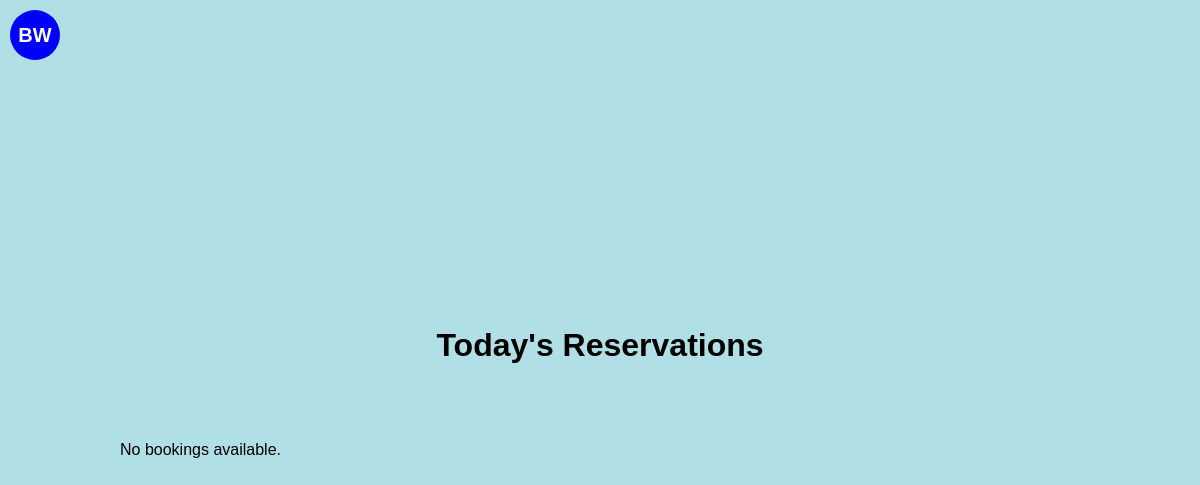
Before: / with the older database file.
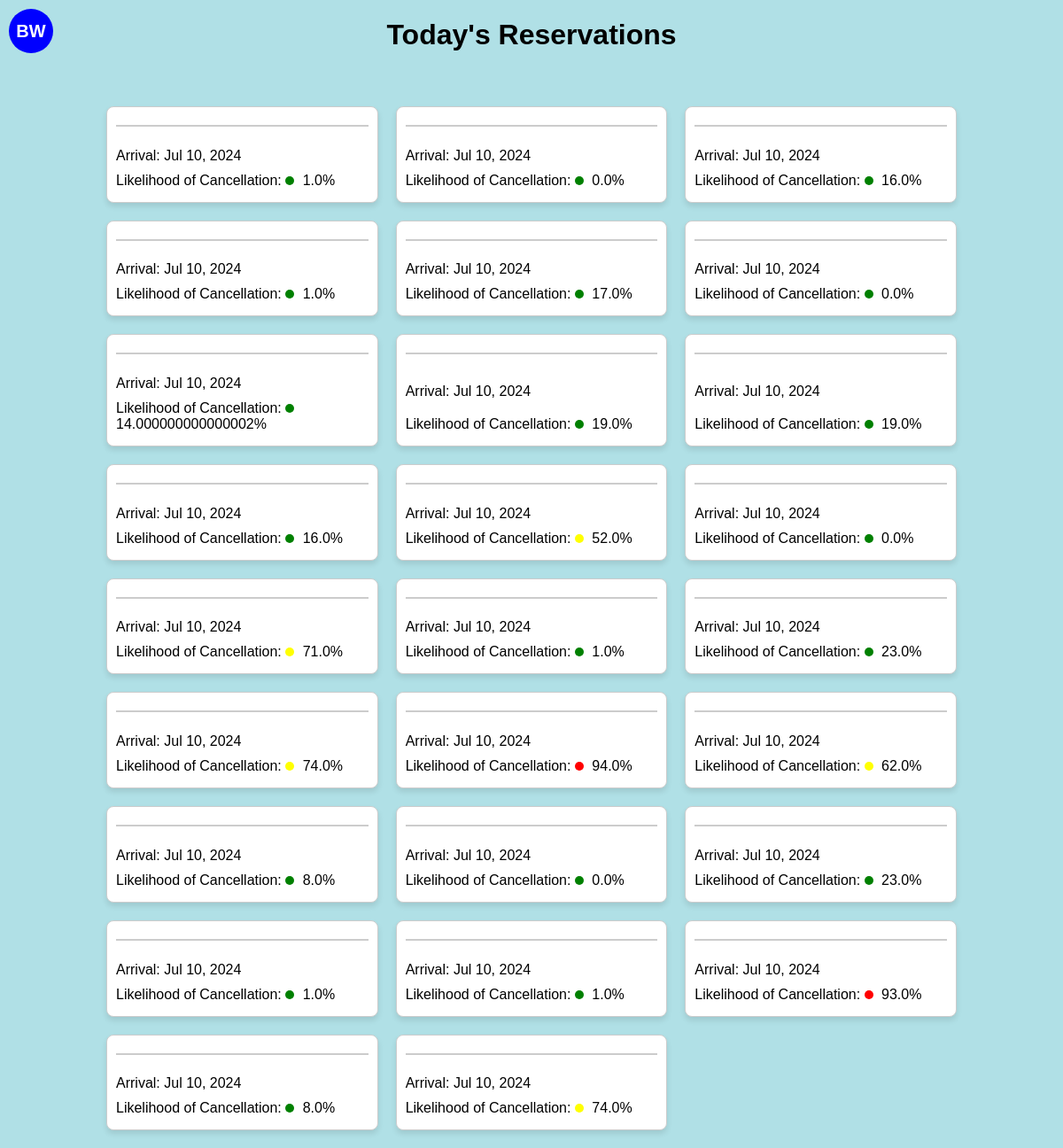
After: the same page with the newer database file.
### cancellationPredictor/models.py (models this page shows, shortened)
class Booking(models.Model):
    month_of_booking = models.IntegerField()
    day_of_booking = models.IntegerField()
    weekday_of_booking = models.IntegerField()
    month_of_arrival = models.IntegerField()
    day_of_arrival = models.IntegerField()
    weekday_of_arrival = models.IntegerField()
    num_of_nights = models.IntegerField()
    is_repeated_guest = models.BooleanField()
    previous_stays = models.IntegerField()
    previous_cancellations = models.IntegerField()
    booking_to_arrival_duration = models.IntegerField()
    rate = models.DecimalField(max_digits=10, decimal_places=2)  # Assuming 'Rate' needs to handle decimals
    override = models.DecimalField(max_digits=10, decimal_places=2)  # Assuming 'Override' is a monetary value
    probability = models.DecimalField(max_digits=10, decimal_places=6)  # Storing probabilities with precision
    prediction = models.BooleanField()  # Assuming prediction is a binary outcome (True/False)
    guest_name = models.TextField()  # Adjust max_length as needed
    date_booking_made = models.DateField()
    scheduled_arrival = models.DateField()

### cancellationPredictor/views.py (the view)
# urls.py: path('', BookingListView.as_view(), name='booking-list'),
class BookingListView(ListView):
    model = Booking
    template_name = 'cancellationPredictor/booking_list.html'
    context_object_name = 'bookings'
    def get_queryset(self):
        today = timezone.localdate()
        today_arrivals = Booking.objects.filter(scheduled_arrival=today)
        fake = Faker()  # Create a Faker generator instance
        for booking in today_arrivals:
            booking.guest_name = fake.name()
        return today_arrivals

### cancellationPredictor/templatetags/custom_filters.py (called while the page is built)
@register.filter(name='multiply')
def multiply(value, arg):
    try:
        return float(value) * float(arg)
    except (ValueError, TypeError):
        return ''  # You might choose to handle the error differently.

### templates/cancellationPredictor/booking_list.html (shortened to what this page needs)
{% load custom_filters %}
<!DOCTYPE html>
<html>
<head>
</head>
<body>
    <div id="logo">BW</div>
    <h1>Today's Reservations</h1>
    <div class="grid-container">
        {% for booking in bookings %}
        <div class="card">
            <h3>{{ booking.guest_name }}</h3>
            <p>Arrival: {{ booking.scheduled_arrival|date:"M d, Y" }}</p>
            <p>Likelihood of Cancellation:
                <span class="probability-circle" style="background-color:
                    {% if booking.probability|multiply:100 < 25 %}
                        green
                    {% elif booking.probability|multiply:100 < 50 %}
                        yellowgreen
                    {% elif booking.probability|multiply:100 < 75 %}
                        yellow
                    {% else %}
                        red
                    {% endif %};
                "></span>
                {{ booking.probability|floatformat:2|multiply:100 }}%
            </p>
        </div>
        {% empty %}
        <p>No bookings available.</p>
        {% endfor %}
    </div>
</body>
</html>

### templates/cancellationPredictor/booking_list.html (style rules this page uses)
body { display: flex; flex-direction: column; align-items: center; justify-content: center; min-height: 100vh; margin: 0; font-family: Arial, sans-serif; background-color: #B0E0E6; }
#logo { position: absolute; top: 10px; left: 10px; width: 50px; height: 50px; background-color: #0000FF; border-radius: 50%; display: flex; justify-content: center; align-items: center; color: white; font-weight: bold; font-size: 20px; }
.grid-container { display: grid; grid-template-columns: repeat(auto-fill, minmax(250px, 1fr)); grid-gap: 20px; padding: 20px; width: 80%; max-width: 1000px; margin-top: 20px; }
.card { background-color: #FFFFFF; border: 1px solid #ccc; border-radius: 8px; box-shadow: 0 4px 6px rgba(0,0,0,0.1); padding: 10px; display: flex; flex-direction: column; justify-content: space-between; }
.card h3 { margin-top: 0; color: #333; border-bottom: 2px solid #ccc; padding-bottom: 10px; }
.card p { margin: 5px 0; }
.probability-circle { height: 10px; width: 10px; border-radius: 50%; display: inline-block; margin-right: 5px; }

Changed rows visible on the page:
added Booking: scheduled_arrival "Jul 10, 2024", probability|multiply "1.0"
added Booking: scheduled_arrival "Jul 10, 2024", probability|multiply "0.0"
added Booking: scheduled_arrival "Jul 10, 2024", probability|multiply "16.0"
added Booking: scheduled_arrival "Jul 10, 2024", probability|multiply "1.0"
added Booking: scheduled_arrival "Jul 10, 2024", probability|multiply "17.0"
added Booking: scheduled_arrival "Jul 10, 2024", probability|multiply "0.0"
added Booking: scheduled_arrival "Jul 10, 2024", probability|multiply "14.000000000000002"
added Booking: scheduled_arrival "Jul 10, 2024", probability|multiply "19.0"
added Booking: scheduled_arrival "Jul 10, 2024", probability|multiply "19.0"
added Booking: scheduled_arrival "Jul 10, 2024", probability|multiply "16.0"
added Booking: scheduled_arrival "Jul 10, 2024", probability|multiply "52.0"
added Booking: scheduled_arrival "Jul 10, 2024", probability|multiply "0.0"
added Booking: scheduled_arrival "Jul 10, 2024", probability|multiply "71.0"
added Booking: scheduled_arrival "Jul 10, 2024", probability|multiply "1.0"
added Booking: scheduled_arrival "Jul 10, 2024", probability|multiply "23.0"
added Booking: scheduled_arrival "Jul 10, 2024", probability|multiply "74.0"
added Booking: scheduled_arrival "Jul 10, 2024", probability|multiply "94.0"
added Booking: scheduled_arrival "Jul 10, 2024", probability|multiply "62.0"
added Booking: scheduled_arrival "Jul 10, 2024", probability|multiply "8.0"
added Booking: scheduled_arrival "Jul 10, 2024", probability|multiply "0.0"
added Booking: scheduled_arrival "Jul 10, 2024", probability|multiply "23.0"
added Booking: scheduled_arrival "Jul 10, 2024", probability|multiply "1.0"
added Booking: scheduled_arrival "Jul 10, 2024", probability|multiply "1.0"
added Booking: scheduled_arrival "Jul 10, 2024", probability|multiply "93.0"
added Booking: scheduled_arrival "Jul 10, 2024", probability|multiply "8.0"
added Booking: scheduled_arrival "Jul 10, 2024", probability|multiply "74.0"
Other visible differences:
text no longer shown: "No bookings available."
